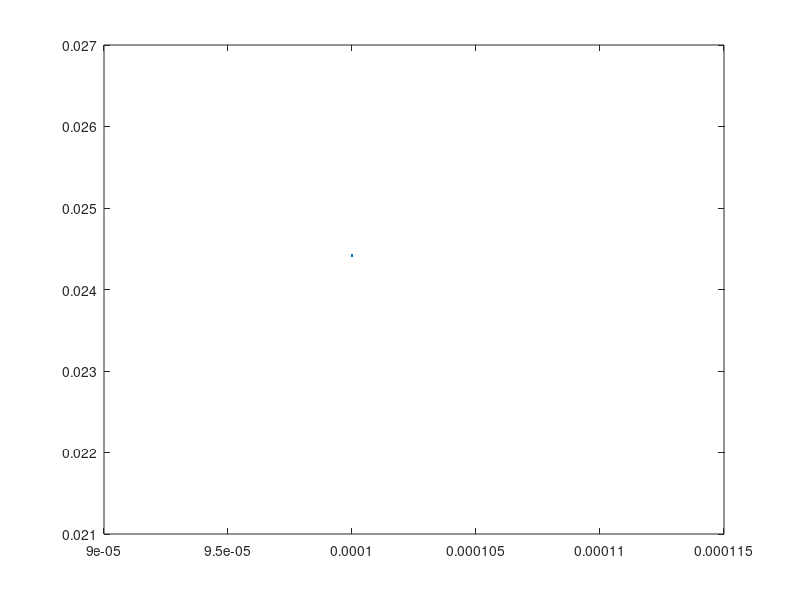

Here is the MATLAB script that generated this plot:
% o2c = 250e-3; %mM
% o2e = 273e-3; %mM
% ko2e = 3.4e-6;
% ko2c = 3.4e-6;
% vo2t = (469.*o2e/ko2e)./(1+o2e/ko2e+o2c/ko2c);
% e = 23.36./vo2t;
% 
% o2e = 0:0.0001:1000e-3; %mM
% vo2t = e.*(469.*o2e/ko2e)./(1+o2e/ko2e+o2c/ko2c);
% 
% hold on
% plot(o2e,vo2t,'r-');
% plot(o2e,e,'k-');

%ATPS4r Method 1
% Vmax = 2200;
% K1_K2 = 900;
% p3 = 10^(-2.18);
% hout = 1e-5:1e-6:1e-3;
% hin = 1e-4;
% 
% vsyn = Vmax*(hin./hout)./(hin./hout + K1_K2 + p3./hout);
% plot(hout,vsyn);
% 
% hold on

%ATPS4r Method 2
% Vmax = 2200;
% Km = 6.6e-6;
% Ki = 7.3e-9;
% hout = 1e-5:1e-6:1e-3;
% hin = 1e-4;
% 
% vsyn = Vmax*hin./(hin + Km*(1+hout./Ki));
% plot(hout,vsyn);

%ATPS4r Method 3 
K = 2.5;
Kc = 220;
k1 = 5.13e3;
k2 = 2.16e3;

hin = 0.312;
hout = 1e-4;
atp = 1e-3;
adp = 0.1316;
pi = 5;

x = (hin./hout).*1/K;
D = 1 + x + x.^2 + x.^3 + x.^4;
kbkw = k2*1/(1+Kc)*1./D;
kfwd = k1*Kc/(1+Kc)*((x.^4)./D);

vsyn = -kbkw.*(atp/130e3) + kfwd.*(adp/55e3)*(pi/2.5);
plot(hout,vsyn);